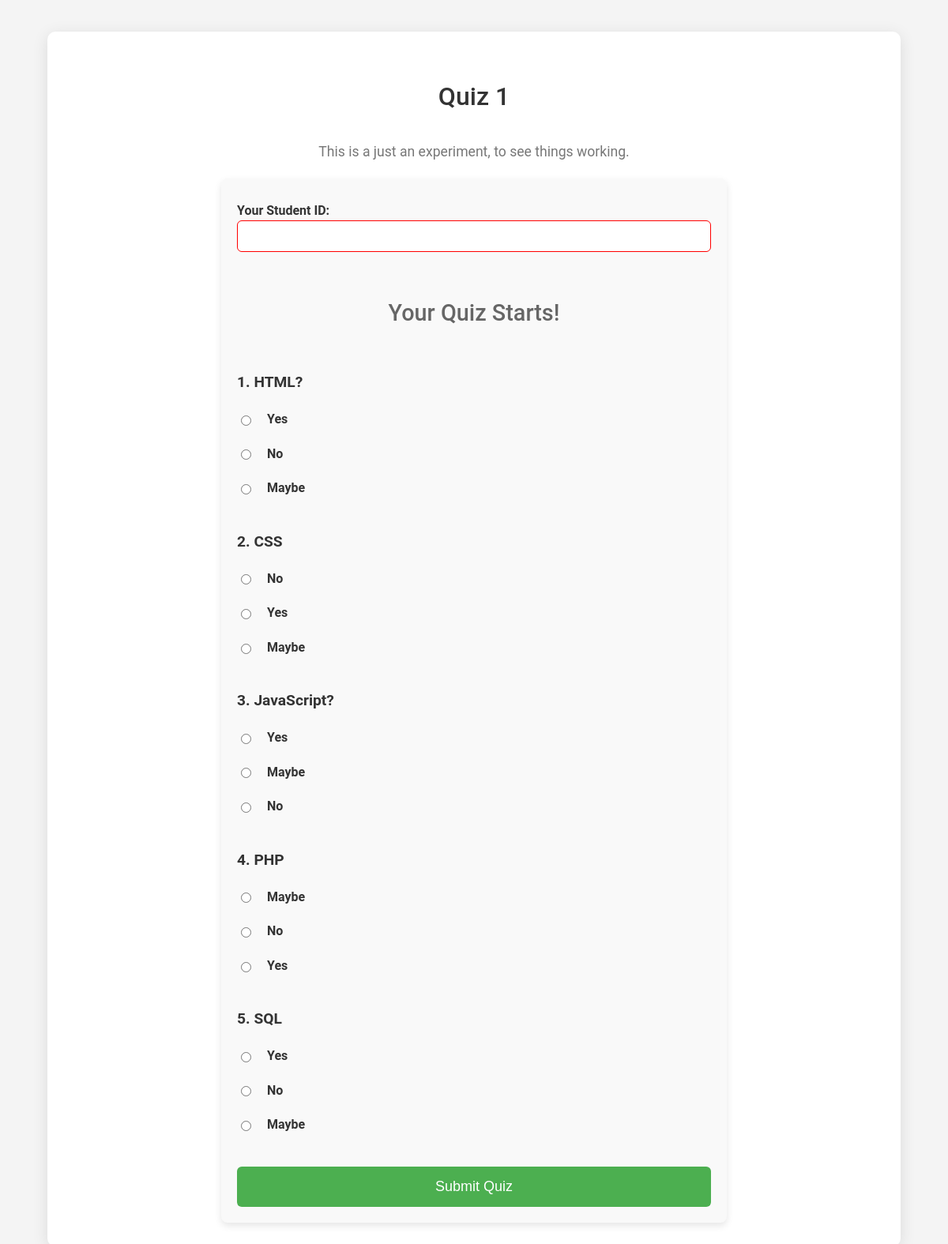
Screenshot of /join_quiz.php?quiz_id=3 (signed in) with the database file from the repository.
### tables this page shows
CREATE TABLE `quizzes` (
  `id` int(11) NOT NULL,
  `title` varchar(255) NOT NULL,
  `description` text DEFAULT NULL,
  `cover_image` varchar(255) DEFAULT 'default_cover.jpg',
  `created_by` int(11) DEFAULT NULL,
  `created_at` timestamp NOT NULL DEFAULT current_timestamp(),
  `total_score` int(11) DEFAULT 0
);

CREATE TABLE `questions` (
  `id` int(11) NOT NULL,
  `quiz_id` int(11) DEFAULT NULL,
  `question_text` text NOT NULL,
  `correct_option` int(11) DEFAULT NULL,
  `created_at` timestamp NOT NULL DEFAULT current_timestamp(),
  `score` int(11) NOT NULL DEFAULT 0
);

CREATE TABLE `options` (
  `id` int(11) NOT NULL,
  `question_id` int(11) DEFAULT NULL,
  `option_text` text NOT NULL,
  `is_correct` tinyint(1) DEFAULT 0
);

### join_quiz.php (the view, shortened to what this page needs)
<?php
include('includes/db_connect.php');
$quiz_id = $_GET['quiz_id'];
$quiz_query = "SELECT * FROM quizzes WHERE id = $quiz_id";
$quiz_result = mysqli_query($conn, $quiz_query);
$quiz = mysqli_fetch_assoc($quiz_result);
?>
<!DOCTYPE html>
<html lang="en">
<head>
    <link rel="stylesheet" href="css/style.css">
</head>
<body>
    <div class="container">
        <h2><?php echo $quiz['title']; ?></h2>
        <p class="quiz-description"><?php echo $quiz['description']; ?></p>
        <form action="join_quiz.php?quiz_id=<?php echo $quiz_id; ?>" method="POST" onsubmit="return validateForm()">
            <div class="form-section">
                <label for="student_id">Your Student ID:</label>
                <input type="text" name="student_id" id="student_id" required>
            </div>
            <h3>Your Quiz Starts!</h3>
            <?php
			$questions_query = "SELECT * FROM questions WHERE quiz_id = $quiz_id";
			$questions_result = mysqli_query($conn, $questions_query);
			$question_number = 1;
			while ($question = mysqli_fetch_assoc($questions_result)) {
				echo "<div class='question'>";
				echo "<strong>" . $question_number++ . ". " . htmlspecialchars($question['question_text'], ENT_QUOTES, 'UTF-8') . "</strong>";
				$options_query = "SELECT * FROM options WHERE question_id = " . $question['id'];
				$options_result = mysqli_query($conn, $options_query);
				echo "<div class='options'>";
				while ($option = mysqli_fetch_assoc($options_result)) {
					echo "<label class='option'>";
					echo "<input type='radio' name='questions[" . $question['id'] . "]' value='" . $option['id'] . "'>";
					echo " " . htmlspecialchars($option['option_text'], ENT_QUOTES, 'UTF-8');
					echo "</label>";
				}
				echo "</div></div>";
			}
            ?>
            <button type="submit">Submit Quiz</button>
        </form>
    </div>
</body>
</html>

### css/style.css (style rules this page uses)
body { font-family: 'Roboto', sans-serif; background-color: #f4f4f4; color: #333; margin: 0; padding: 0; line-height: 1.6; }
.container { width: 85%; margin: 40px auto; padding: 30px; background-color: #fff; box-shadow: 0 4px 20px rgba(0, 0, 0, 0.1); border-radius: 10px; max-width: 1200px; text-align: center; }
h2, h3 { text-align: center; color: #333; margin-bottom: 30px; font-size: 2rem; font-weight: 500; }
h3 { font-size: 1.8rem; color: #666; }
form { display: flex; flex-direction: column; gap: 20px; max-width: 600px; margin: 0 auto; padding: 20px; background-color: #f9f9f9; border-radius: 8px; box-shadow: 0 4px 10px rgba(0, 0, 0, 0.1); }
form .form-section { display: flex; flex-direction: column; }
form label { font-weight: 600; color: #333; text-align: left; display: block; margin-top: 8px; }
form input:invalid, form textarea:invalid { border-color: red; }
form input:valid, form textarea:valid { border-color: #4CAF50; }
form input[type="text"], form input[type="email"], form input[type="password"], form input[type="number"], form input[type="file"] { padding: 10px; border: 1px solid #ddd; border-radius: 6px; font-size: 16px; transition: border-color 0.3s ease; width: 100%; box-sizing: border-box; }
form input[type="text"]:invalid { border-color: red; }
button[type="submit"] { background-color: #4CAF50; color: white; padding: 15px; font-size: 18px; border: none; border-radius: 6px; cursor: pointer; transition: background-color 0.3s ease; }
.question { text-align: left; margin-bottom: 20px; }
.question strong { font-size: 1.2rem; color: #333; display: block; margin-bottom: 10px; }
.options { display: flex; flex-direction: column; gap: 10px; text-align: left; }
.option { display: flex; align-items: center; gap: 10px; }
.option input { margin-right: 10px; }
.quiz-description { text-align: center; font-size: 1.1rem; color: #777; margin-bottom: 20px; }

### rows the page displays
quizzes: title "Quiz 1", description "This is a just an experiment, to see things working."
questions: question_text "HTML?"
options: option_text "Yes"
options: option_text "No"
options: option_text "Maybe"
questions: question_text "CSS"
options: option_text "No"
options: option_text "Yes"
options: option_text "Maybe"
questions: question_text "JavaScript?"
options: option_text "Yes"
options: option_text "Maybe"
options: option_text "No"
questions: question_text "PHP"
options: option_text "Maybe"
options: option_text "No"
options: option_text "Yes"
questions: question_text "SQL"
options: option_text "Yes"
options: option_text "No"
options: option_text "Maybe"
